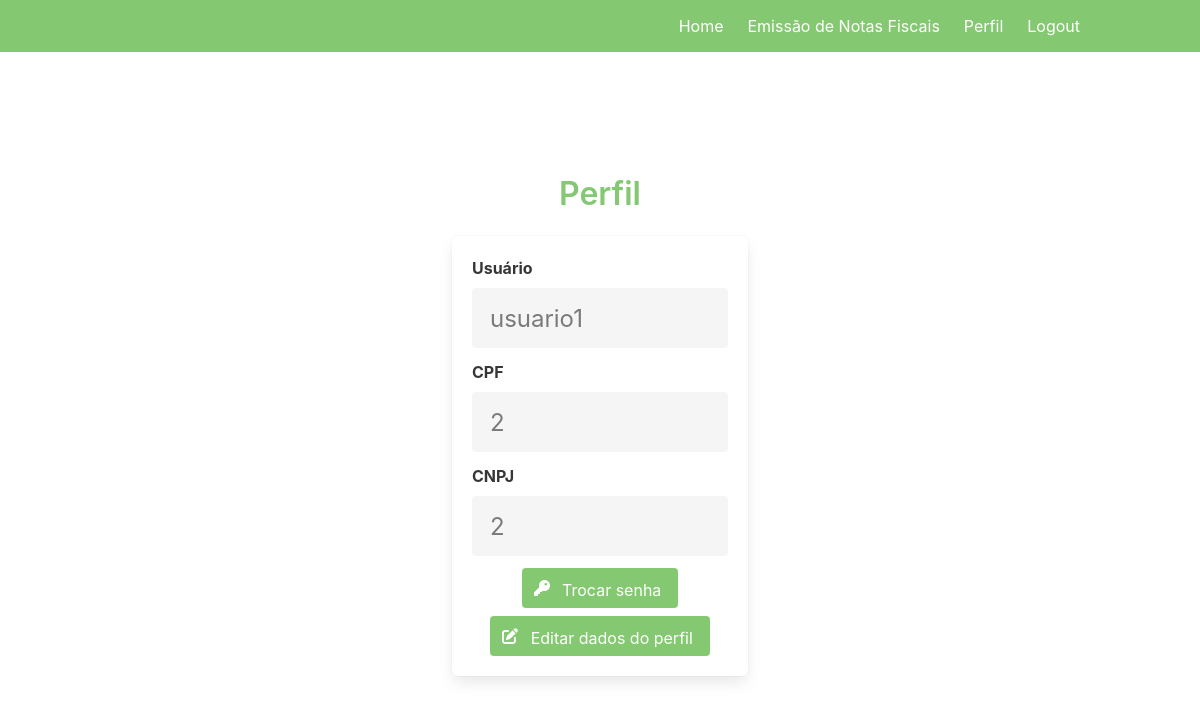
The app's page /profile (signed in), older data.
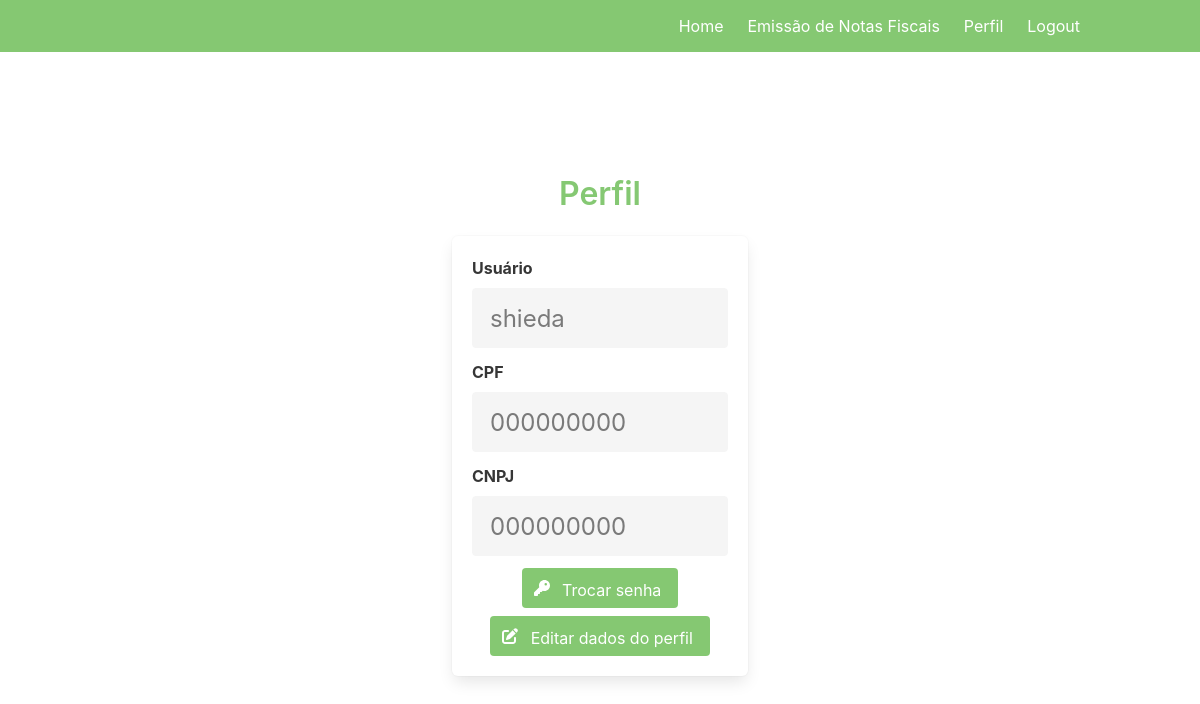
The same page, newer data.
### NFe/models.py (models this page shows)
class User(UserMixin, db.Model):
    id = db.Column(db.Integer,  primary_key=True) # chaves primárias são obrigatórias para o SQLAlchemy
    usuario = db.Column(db.String(100), unique=True)
    senha = db.Column(db.String(100))
    cpf = db.Column(db.String(1000))
    cnpj = db.Column(db.String(1000))

### NFe/main.py (the view)
@main.route('/profile')
@login_required
def profile():
    return render_template('profile.html', user=current_user)

### NFe/__init__.py (called while the page is built)
def create_app():
    app = Flask(__name__)
    app.config['SECRET_KEY'] = 'secret-key'
    app.config['SQLALCHEMY_DATABASE_URI'] = 'sqlite:///db.sqlite'
    db.init_app(app)
    login_manager = LoginManager()
    login_manager.login_view = 'auth.login'
    login_manager.login_message = 'Por favor, faça o login para acessar essa página.'
    login_manager.init_app(app)
    from .models import User
    @login_manager.user_loader
    def load_user(user_id ):
        return User.query.get(int(user_id))
    from .auth import auth as auth_blueprint
    app.register_blueprint(auth_blueprint)
    from .main import main as main_blueprint
    app.register_blueprint(main_blueprint)
    with app.app_context():
        db.create_all()
    return app

### NFe/templates/profile.html (shortened to what this page needs)
{% extends "base.html" %}
{% block content %}
<div class="column is-4 is-offset-4">
    <h3 class="title has-text-centered">Perfil</h3>
    <div class="box">
        <div class="field">
            <label class="label"> Usuário</label>
            <div class="control">
                <input class="input is-large" type="text" name="usuario" autofocus="" value="{{user.usuario}}" disabled>
            </div>
        </div>
        <div class="field">
            <label class="label"> CPF</label>
            <div class="control">
                <input class="input is-large" type="text" name="cpf" autofocus="" value="{{user.cpf}}" disabled>
            </div>
        </div>
        <div class="field">
            <label class="label"> CNPJ</label>
            <div class="control">
                <input class="input is-large" type="text" name="cnpj" autofocus="" value="{{user.cnpj}}" disabled>
            </div>
        </div>
        <div class="buttons is-centered">
            <form action="{{url_for('main.change_password')}}">
                <button class="button is-block is-success">
                    <span class="icon">
                        <i class="fa fa-key"></i>
                    </span>
                    <span>Trocar senha</span>
                </button>
            </form>
            <form action="{{url_for('main.profile_edit')}}">
                <button class="button is-block is-success">
                    <span class="icon">
                        <i class="fa fa-edit"></i>
                    </span>
                    <span>Editar dados do perfil</span>
                </button>
            </form>
        </div>
    </div>
</div>
{% endblock %}

### NFe/templates/base.html (shortened to what this page needs)
<!DOCTYPE html>
<html>
<head>
    <link rel="stylesheet" href="https://cdnjs.cloudflare.com/ajax/libs/bulma/0.7.2/css/bulma.min.css" />
    <link rel= "stylesheet" type= "text/css" href= "{{ url_for('static',filename='styles/base.css') }}">
    <link rel="stylesheet" href="https://cdnjs.cloudflare.com/ajax/libs/font-awesome/4.7.0/css/font-awesome.min.css">
</head>
<body>
    <section class="hero is-fullheight">
        <div class="hero-head">
            <nav class="navbar hero is-success green-background">
                <div class="container">
                    <div id="navbarMenuHeroA" class="navbar-menu">
                        <div class="navbar-end">
                            <a href="{{url_for('main.index')}}" class="navbar-item">
                                Home
                            </a>
                            {% if current_user.is_authenticated %}
                            <a href="{{url_for('main.emissao_nota')}}" class="navbar-item">
                                Emissão de Notas Fiscais
                            </a>
                            <a href="{{url_for('main.profile')}}" class="navbar-item">
                                Perfil
                            </a>
                            {% endif %}
                            {% if current_user.is_authenticated %}
                            <a href="{{url_for('auth.logout')}}" class="navbar-item">
                                Logout
                            </a>
                            {% endif %}
                        </div>
                    </div>
                </div>
            </nav>
        </div>
        <div class="hero-body">
            <div class="container">
                {%block content%}
                {% endblock %}
            </div>
        </div>
    </section>
</body>
</html>

### NFe/static/styles/base.css (style rules this page uses)
.is-success:not(.file) { background: rgba(52,164,21,.6) !important; }
.title { color: #85C873 !important; }

Row changes from the older to the newer data that the page shows:
changed User: usuario "usuario1" → "shieda"; cpf "2" → "000000000"; cnpj "2" → "000000000"
